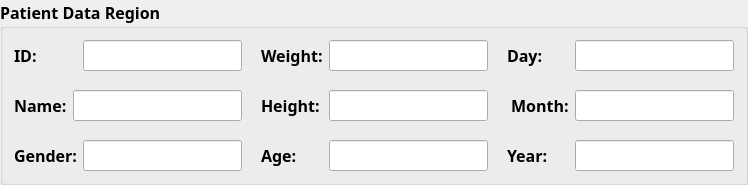
         <widget class="QGroupBox" name="patient_groupBox">
          <property name="sizePolicy">
           <sizepolicy hsizetype="Minimum" vsizetype="Fixed">
            <horstretch>0</horstretch>
            <verstretch>0</verstretch>
           </sizepolicy>
          </property>
          <property name="font">
           <font>
            <family>华文新魏</family>
            <pointsize>12</pointsize>
            <weight>75</weight>
            <bold>true</bold>
           </font>
          </property>
          <property name="title">
           <string>Patient Data Region</string>
          </property>
          <layout class="QGridLayout" name="gridLayout_4">
           <item row="0" column="0">
            <layout class="QHBoxLayout" name="horizontalLayout_25">
             <item>
              <layout class="QVBoxLayout" name="verticalLayout_2">
               <item>
                <layout class="QHBoxLayout" name="horizontalLayout_9">
                 <item>
                  <widget class="QLabel" name="number_label">
                   <property name="font">
                    <font>
                     <family>华文新魏</family>
                     <pointsize>12</pointsize>
                     <weight>75</weight>
                     <bold>true</bold>
                    </font>
                   </property>
                   <property name="text">
                    <string>ID:</string>
                   </property>
                  </widget>
                 </item>
                 <item>
                  <widget class="QLineEdit" name="ID_lineEdit">
                   <property name="sizePolicy">
                    <sizepolicy hsizetype="Fixed" vsizetype="Fixed">
                     <horstretch>0</horstretch>
                     <verstretch>0</verstretch>
                    </sizepolicy>
                   </property>
                  </widget>
                 </item>
                </layout>
               </item>
               <item>
                <spacer name="verticalSpacer">
                 <property name="orientation">
                  <enum>Qt::Vertical</enum>
                 </property>
                 <property name="sizeType">
                  <enum>QSizePolicy::Fixed</enum>
                 </property>
                 <property name="sizeHint" stdset="0">
                  <size>
                   <width>20</width>
                   <height>13</height>
                  </size>
                 </property>
                </spacer>
               </item>
               <item>
                <layout class="QHBoxLayout" name="horizontalLayout_10">
                 <item>
                  <widget class="QLabel" name="name_label">
                   <property name="font">
                    <font>
                     <family>华文新魏</family>
                     <pointsize>12</pointsize>
                     <weight>75</weight>
                     <bold>true</bold>
                    </font>
                   </property>
                   <property name="text">
                    <string>Name:</string>
                   </property>
                  </widget>
                 </item>
                 <item>
                  <widget class="QLineEdit" name="name_lineEdit">
                   <property name="sizePolicy">
                    <sizepolicy hsizetype="Expanding" vsizetype="Fixed">
                     <horstretch>0</horstretch>
                     <verstretch>0</verstretch>
                    </sizepolicy>
                   </property>
                  </widget>
                 </item>
                </layout>
               </item>
               <item>
                <spacer name="verticalSpacer_3">
                 <property name="orientation">
                  <enum>Qt::Vertical</enum>
                 </property>
                 <property name="sizeType">
                  <enum>QSizePolicy::Fixed</enum>
                 </property>
                 <property name="sizeHint" stdset="0">
                  <size>
                   <width>20</width>
                   <height>13</height>
                  </size>
                 </property>
                </spacer>
               </item>
               <item>
                <layout class="QHBoxLayout" name="horizontalLayout_13">
                 <item>
                  <widget class="QLabel" name="gender_label">
                   <property name="font">
                    <font>
                     <family>华文新魏</family>
                     <pointsize>12</pointsize>
                     <weight>75</weight>
                     <bold>true</bold>
                    </font>
                   </property>
                   <property name="text">
                    <string>Gender:</string>
                   </property>
                  </widget>
                 </item>
                 <item>
                  <widget class="QLineEdit" name="gender_lineEdit">
                   <property name="sizePolicy">
                    <sizepolicy hsizetype="Fixed" vsizetype="Fixed">
                     <horstretch>0</horstretch>
                     <verstretch>0</verstretch>
                    </sizepolicy>
                   </property>
                  </widget>
                 </item>
                </layout>
               </item>
              </layout>
             </item>
             <item>
              <spacer name="horizontalSpacer_25">
               <property name="orientation">
                <enum>Qt::Horizontal</enum>
               </property>
               <property name="sizeType">
                <enum>QSizePolicy::Fixed</enum>
               </property>
               <property name="sizeHint" stdset="0">
                <size>
                 <width>13</width>
                 <height>20</height>
                </size>
               </property>
              </spacer>
             </item>
             <item>
              <layout class="QVBoxLayout" name="verticalLayout_3">
               <item>
                <layout class="QHBoxLayout" name="horizontalLayout_14">
                 <item>
                  <widget class="QLabel" name="weight_label">
                   <property name="font">
                    <font>
                     <family>华文新魏</family>
                     <pointsize>12</pointsize>
                     <weight>75</weight>
                     <bold>true</bold>
                    </font>
                   </property>
                   <property name="text">
                    <string>Weight:</string>
                   </property>
                  </widget>
                 </item>
                 <item>
                  <widget class="QLineEdit" name="weight_lineEdit">
                   <property name="sizePolicy">
                    <sizepolicy hsizetype="Fixed" vsizetype="Fixed">
                     <horstretch>0</horstretch>
                     <verstretch>0</verstretch>
                    </sizepolicy>
                   </property>
                  </widget>
                 </item>
                </layout>
               </item>
               <item>
                <spacer name="verticalSpacer_2">
                 <property name="orientation">
                  <enum>Qt::Vertical</enum>
                 </property>
                 <property name="sizeType">
                  <enum>QSizePolicy::Fixed</enum>
                 </property>
                 <property name="sizeHint" stdset="0">
                  <size>
                   <width>20</width>
                   <height>13</height>
                  </size>
                 </property>
                </spacer>
               </item>
               <item>
                <layout class="QHBoxLayout" name="horizontalLayout_15">
                 <item>
                  <widget class="QLabel" name="height_label">
                   <property name="font">
                    <font>
                     <family>华文新魏</family>
                     <pointsize>12</pointsize>
                     <weight>75</weight>
                     <bold>true</bold>
                    </font>
                   </property>
                   <property name="text">
                    <string>Height:</string>
                   </property>
                  </widget>
                 </item>
                 <item>
                  <widget class="QLineEdit" name="height_lineEdit">
                   <property name="sizePolicy">
                    <sizepolicy hsizetype="Fixed" vsizetype="Fixed">
                     <horstretch>0</horstretch>
                     <verstretch>0</verstretch>
                    </sizepolicy>
                   </property>
                  </widget>
                 </item>
                </layout>
               </item>
               <item>
                <spacer name="verticalSpacer_16">
                 <property name="orientation">
                  <enum>Qt::Vertical</enum>
                 </property>
                 <property name="sizeType">
                  <enum>QSizePolicy::Fixed</enum>
                 </property>
                 <property name="sizeHint" stdset="0">
                  <size>
                   <width>20</width>
                   <height>13</height>
                  </size>
                 </property>
                </spacer>
               </item>
               <item>
                <layout class="QHBoxLayout" name="horizontalLayout_16">
                 <item>
                  <widget class="QLabel" name="age_label">
                   <property name="font">
                    <font>
                     <family>华文新魏</family>
                     <pointsize>12</pointsize>
                     <weight>75</weight>
                     <bold>true</bold>
                    </font>
                   </property>
                   <property name="text">
                    <string>Age:</string>
                   </property>
                  </widget>
                 </item>
                 <item>
                  <widget class="QLineEdit" name="age_lineEdit">
                   <property name="sizePolicy">
                    <sizepolicy hsizetype="Fixed" vsizetype="Fixed">
                     <horstretch>0</horstretch>
                     <verstretch>0</verstretch>
                    </sizepolicy>
                   </property>
                  </widget>
                 </item>
                </layout>
               </item>
              </layout>
             </item>
             <item>
              <spacer name="horizontalSpacer_29">
               <property name="orientation">
                <enum>Qt::Horizontal</enum>
               </property>
               <property name="sizeType">
                <enum>QSizePolicy::Fixed</enum>
               </property>
               <property name="sizeHint" stdset="0">
                <size>
                 <width>13</width>
                 <height>20</height>
                </size>
               </property>
              </spacer>
             </item>
             <item>
              <layout class="QVBoxLayout" name="verticalLayout_9">
               <item>
                <layout class="QHBoxLayout" name="horizontalLayout_2">
                 <item>
                  <widget class="QLabel" name="birth_label_4">
                   <property name="font">
                    <font>
                     <family>华文新魏</family>
                     <pointsize>12</pointsize>
                     <weight>75</weight>
                     <bold>true</bold>
                    </font>
                   </property>
                   <property name="text">
                    <string>Day:</string>
                   </property>
                  </widget>
                 </item>
                 <item>
                  <widget class="QLineEdit" name="day_lineEdit">
                   <property name="sizePolicy">
                    <sizepolicy hsizetype="Fixed" vsizetype="Fixed">
                     <horstretch>0</horstretch>
                     <verstretch>0</verstretch>
                    </sizepolicy>
                   </property>
                  </widget>
                 </item>
                </layout>
               </item>
               <item>
                <spacer name="verticalSpacer_19">
                 <property name="orientation">
                  <enum>Qt::Vertical</enum>
                 </property>
                 <property name="sizeType">
                  <enum>QSizePolicy::Fixed</enum>
                 </property>
                 <property name="sizeHint" stdset="0">
                  <size>
                   <width>20</width>
                   <height>13</height>
                  </size>
                 </property>
                </spacer>
               </item>
               <item>
                <layout class="QHBoxLayout" name="horizontalLayout_6">
                 <item>
                  <widget class="QLabel" name="birth_label_3">
                   <property name="font">
                    <font>
                     <family>华文新魏</family>
                     <pointsize>12</pointsize>
                     <weight>75</weight>
                     <bold>true</bold>
                    </font>
                   </property>
                   <property name="text">
                    <string> Month:</string>
                   </property>
                  </widget>
                 </item>
                 <item>
                  <widget class="QLineEdit" name="month_lineEdit">
                   <property name="sizePolicy">
                    <sizepolicy hsizetype="Fixed" vsizetype="Fixed">
                     <horstretch>0</horstretch>
                     <verstretch>0</verstretch>
                    </sizepolicy>
                   </property>
                  </widget>
                 </item>
                </layout>
               </item>
               <item>
                <spacer name="verticalSpacer_20">
                 <property name="orientation">
                  <enum>Qt::Vertical</enum>
                 </property>
                 <property name="sizeType">
                  <enum>QSizePolicy::Fixed</enum>
                 </property>
                 <property name="sizeHint" stdset="0">
                  <size>
                   <width>20</width>
                   <height>13</height>
                  </size>
                 </property>
                </spacer>
               </item>
               <item>
                <layout class="QHBoxLayout" name="horizontalLayout_7">
                 <item>
                  <widget class="QLabel" name="birth_label_2">
                   <property name="font">
                    <font>
                     <family>华文新魏</family>
                     <pointsize>12</pointsize>
                     <weight>75</weight>
                     <bold>true</bold>
                    </font>
                   </property>
                   <property name="text">
                    <string>Year:</string>
                   </property>
                  </widget>
                 </item>
                 <item>
                  <widget class="QLineEdit" name="year_lineEdit">
                   <property name="sizePolicy">
                    <sizepolicy hsizetype="Fixed" vsizetype="Fixed">
                     <horstretch>0</horstretch>
                     <verstretch>0</verstretch>
                    </sizepolicy>
                   </property>
                  </widget>
                 </item>
                </layout>
               </item>
              </layout>
             </item>
            </layout>
           </item>
          </layout>
         </widget>
